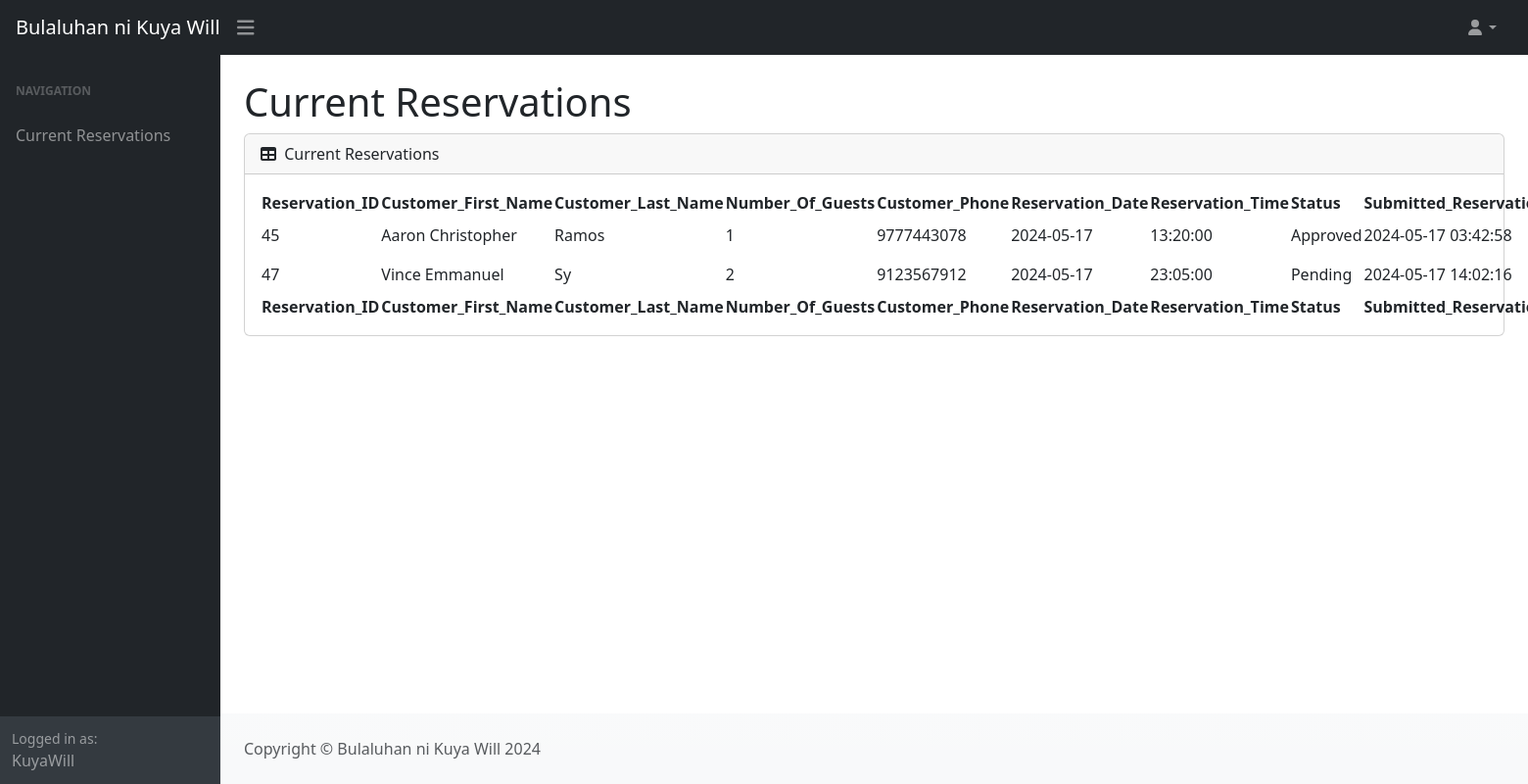
/admin/index.php (signed in), run on the app's committed database.
### tables this page shows
CREATE TABLE `current_reservations` (
  `Reservation_ID` int(11) NOT NULL,
  `Customer_First_Name` varchar(255) NOT NULL,
  `Customer_Last_Name` varchar(255) NOT NULL,
  `Customer_Phone` bigint(20) NOT NULL,
  `Reservation_Date` date NOT NULL,
  `Reservation_Time` time NOT NULL,
  `Number_Of_Guests` int(11) NOT NULL DEFAULT 1,
  `Status` varchar(255) NOT NULL DEFAULT 'Pending',
  `Submitted_Reservation` timestamp NOT NULL DEFAULT current_timestamp()
);

### admin/index.php (the view, shortened to what this page needs)
<?php
require_once("connection.php");
?>
<!DOCTYPE html>
<html lang="EN">
    <head>
        <link href="https://cdn.jsdelivr.net/npm/simple-datatables@7.1.2/dist/style.min.css" rel="stylesheet" />
        <link href="css/styles.css" rel="stylesheet" />
        <link rel="stylesheet" href="https://cdn.jsdelivr.net/npm/bootstrap@5.3.3/dist/css/bootstrap.min.css"/>
        <link rel="stylesheet" href="https://cdnjs.cloudflare.com/ajax/libs/bootstrap/5.3.3/css/bootstrap.min.css"/>
        <link rel="stylesheet" href="https://unpkg.com/bootstrap@5.3.3/dist/css/bootstrap.min.css"/>
    </head>
    <body class="sb-nav-fixed">
        <nav class="sb-topnav navbar navbar-expand navbar-dark bg-dark">
            <a class="navbar-brand ps-3" href="index.php">Bulaluhan ni Kuya Will</a>
            <button class="btn btn-link btn-lg order-1 order-lg-0 me-4 me-lg-0" id="sidebarToggle" href="#!"><i class="fas fa-bars"></i></button>
            <ul class="navbar-nav ms-auto ms-md-0 me-3 me-lg-4">
                <li class="nav-item dropdown">
                    <a class="nav-link dropdown-toggle" id="navbarDropdown" href="#" role="button" data-bs-toggle="dropdown" aria-expanded="false"><i class="fas fa-user fa-fw"></i></a>
                </li>
            </ul>
        </nav>
        <div id="layoutSidenav">
            <div id="layoutSidenav_nav">
                <nav class="sb-sidenav accordion sb-sidenav-dark" id="sidenavAccordion">
                    <div class="sb-sidenav-menu">
                        <div class="nav">
                            <div class="sb-sidenav-menu-heading">Navigation</div>
                            <a class="nav-link" href="index.php">Current Reservations</a>
                        </div>
                    </div>
                    <div class="sb-sidenav-footer">
                        <div class="small">Logged in as:</div>
                        <?php echo $_SESSION['Username']; ?>
                    </div>
                </nav>
            </div>
            <div id="layoutSidenav_content">
                <main>
                    <h1 class="container-fluid px-4 mt-4">Current Reservations</h1>
                    <div class="container-fluid px-4">
                        <div class="card mb-4">
                            <div class="card-header">
                                <i class="fas fa-table me-1"></i>
                                Current Reservations
                            </div>
                            <div class="card-body">
                                <table id="datatablesSimple">
                                    <thead>
                                        <tr>
                                            <th>Reservation_ID</th>
                                            <th>Customer_First_Name</th>
                                            <th>Customer_Last_Name</th>
                                            <th>Number_Of_Guests</th>
                                            <th>Customer_Phone</th>
                                            <th>Reservation_Date</th>
                                            <th>Reservation_Time</th>
                                            <th>Status</th>
                                            <th>Submitted_Reservation</th>
                                        </tr>
                                    </thead>
                                    <tfoot>
                                        <tr>
                                            <th>Reservation_ID</th>
                                            <th>Customer_First_Name</th>
                                            <th>Customer_Last_Name</th>
                                            <th>Number_Of_Guests</th>
                                            <th>Customer_Phone</th>
                                            <th>Reservation_Date</th>
                                            <th>Reservation_Time</th>
                                            <th>Status</th>
                                            <th>Submitted_Reservation</th>
                                        </tr>
                                    </tfoot>
                                    <tbody>
    <?php
                                        $sql  = "SELECT * FROM current_reservations ORDER BY Reservation_ID";
                                        $stmt = $conn->prepare($sql);
                                        $stmt->execute();
                                        while ($row = $stmt->fetch(PDO::FETCH_ASSOC)) {
                                            $Reservation_ID        = $row['Reservation_ID'];
                                            $Customer_First_Name   = $row['Customer_First_Name'];
                                            $Customer_Last_Name    = $row['Customer_Last_Name'];
                                            $Number_Of_Guests      = $row['Number_Of_Guests'];
                                            $Customer_Phone        = $row['Customer_Phone'];
                                            $Reservation_Date      = $row['Reservation_Date'];
                                            $Reservation_Time      = $row['Reservation_Time'];
                                            $Status                = $row['Status'];
                                            $Submitted_Reservation = $row['Submitted_Reservation'];
                                            echo
                                                '
                                                <tr>
                                                    <td>' . $Reservation_ID . '</td>
                                                    <td>' . $Customer_First_Name . '</td>
                                                    <td>' . $Customer_Last_Name . '</td>
                                                    <td>' . $Number_Of_Guests . '</td>
                                                    <td>' . $Customer_Phone . '</td>
                                                    <td>' . $Reservation_Date . '</td>
                                                    <td>' . $Reservation_Time . '</td>
                                                    <td>' . $Status . '</td>
                                                    <td>' . $Submitted_Reservation . '</td>
                                                    <td><button class="btn btn-success bg-gradient"><a href="update.php?updateID=' . $Reservation_ID . '" class="text-decoration-none text-light">Update</a></button></td>
                                                    <td><button class="btn btn-danger bg-gradient"><a href="delete.php?deleteID=' . $Reservation_ID . '" class="text-decoration-none text-light">Delete</a></button></td>
                                                </tr>';
                                        }
                                        ?>
                                    </tbody>
                                </table>
                            </div>
                        </div>
                    </div>
                </main>
                <footer class="py-4 bg-light bg-gradient mt-auto">
                    <div class="container-fluid px-4">
                        <div class="float-start">
                            <div class="text-muted">Copyright &copy; Bulaluhan ni Kuya Will 2024</div>
                        </div>
                    </div>
                </footer>
            </div>
        </div>
    </body>
</html>

### data on the page
current_reservations: Reservation_ID "45", Customer_First_Name "Aaron Christopher", Customer_Last_Name "Ramos", Number_Of_Guests "1", Customer_Phone "9777443078", Reservation_Date "2024-05-17", Reservation_Time "13:20:00", Status "Approved", Submitted_Reservation "2024-05-17 03:42:58"
current_reservations: Reservation_ID "47", Customer_First_Name "Vince Emmanuel", Customer_Last_Name "Sy", Number_Of_Guests "2", Customer_Phone "9123567912", Reservation_Date "2024-05-17", Reservation_Time "23:05:00", Status "Pending", Submitted_Reservation "2024-05-17 14:02:16"

### other printed values
$_SESSION['Username'] "KuyaWill"
